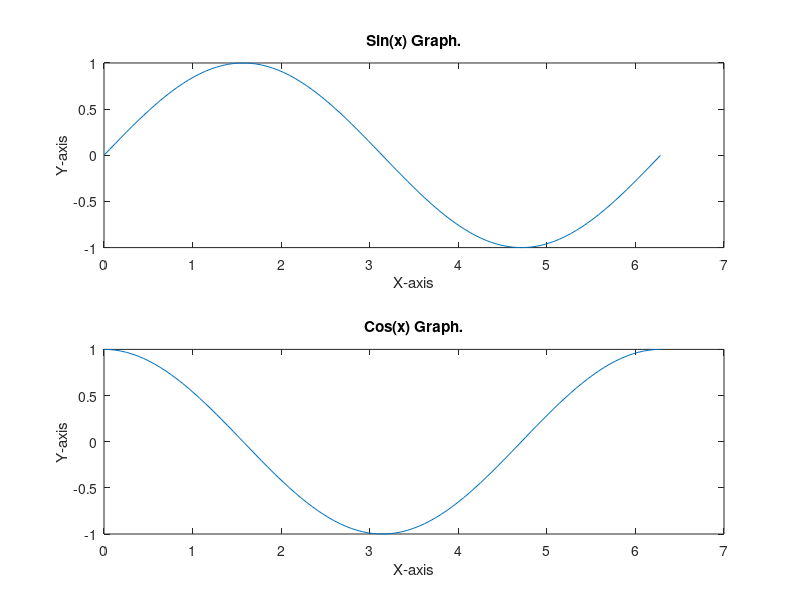

MATLAB code for this plot:
x = linspace(0,2*pi,100);
y = sin(x);
z = y + randn(1,100);
z1 = cos(x);


subplot(2,1,1);
plot(x,y)
title('Sin(x) Graph.')
xlabel('X-axis')
ylabel('Y-axis')

subplot(2,1,2);
plot(x,z1)
title('Cos(x) Graph.')
xlabel('X-axis')
ylabel('Y-axis')


Z = randn(100,100);
%contour(Z)
%surf(Z)


